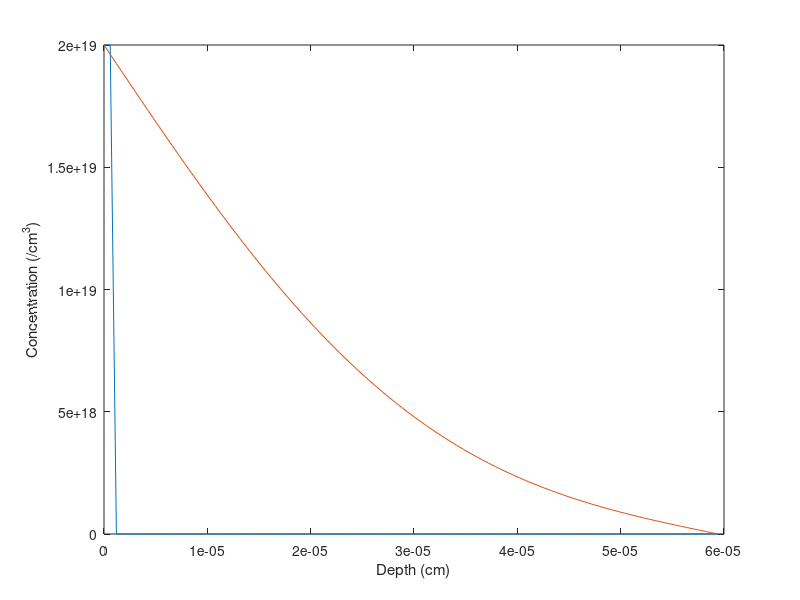

The MATLAB script that drew this image:
%% Task 6
C_vector = zeros(1,100);
C_vector(1:2) = 2e19;
D = 1.69e-10;   %cm^2 hr^-1
                %temperature = 1050C, dopant = Boron
% dt = 2e-3;    %triggers instablity 
dt = 1e-3;      %divides 1 hour into 1000 points
dx = 6e-7;     %chose this number so k < 1/2
k = D*dt/(dx^2);

X_vector = (0:dx:(length(C_vector)*dx)-dx);

plot(X_vector, C_vector);
xlabel('Depth (cm)');
ylabel('Concentration (/cm^3)');

C_vector(1) = 2e19; %keep the first element constant for constant
hold on
for j = 1:1000
    for i = 2:length(C_vector)-1  % start at 2 because there is no value left of the first element
        C_vector(i) = C_vector(i) + k*(C_vector(i-1) - 2*C_vector(i) + C_vector(i+1));
    end
%    pause(0.005)
%    semilogy(0:length(C_vector) -1, C_vector);
%    plot(X_vector, C_vector);
end
plot(X_vector, C_vector);